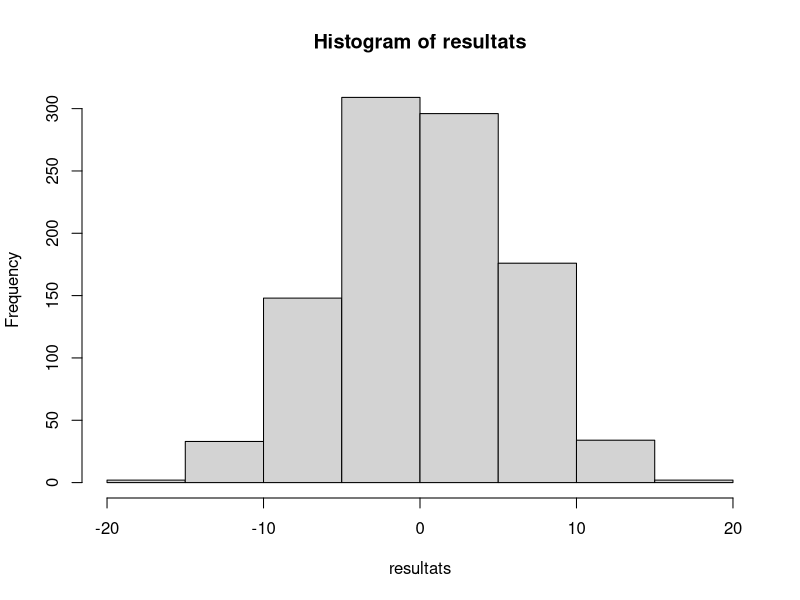
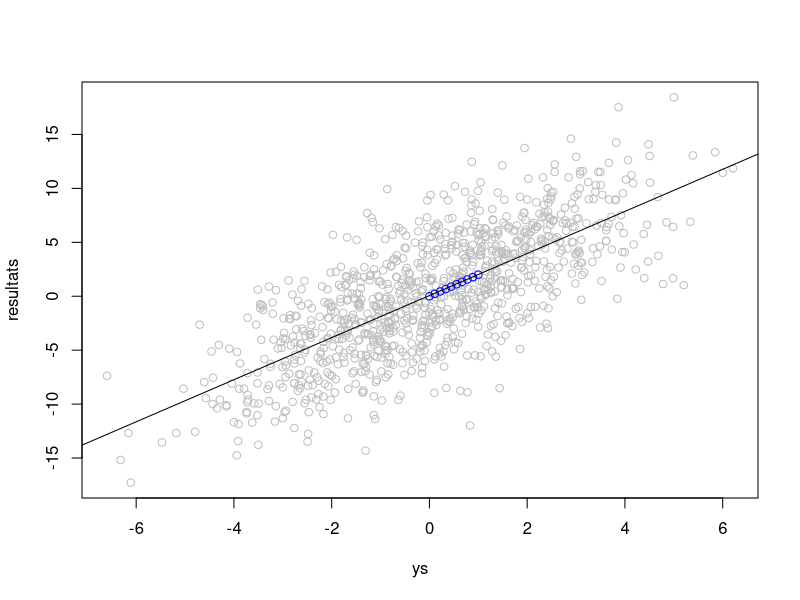

Recreate these plots in R, in order.
## ---- chunk 1
y = rnorm(1, mean = 0, sd = 2)
res = rnorm(1, mean = 2*y, sd = 4)
print(res)


## ---- chunk 2
resultats = c()
ys = c()
for(i in 1:1000)
{
  y = rnorm(1, mean = 0, sd = 2)
  res = rnorm(1, mean = 2*y, sd = 4)
  resultats = c(resultats, res)
  ys = c(ys, y)
}
hist(resultats)
plot(ys, resultats, col = "grey")


# question 5
x = seq(0,1, length.out = 10)
y = x*2
lines(x,y, col="blue", type="b")


# question 6 regression linéaire
reg <- lm(resultats~ys)
abline(reg)
print(reg$coefficients[1])
print(reg$coefficients[2])
